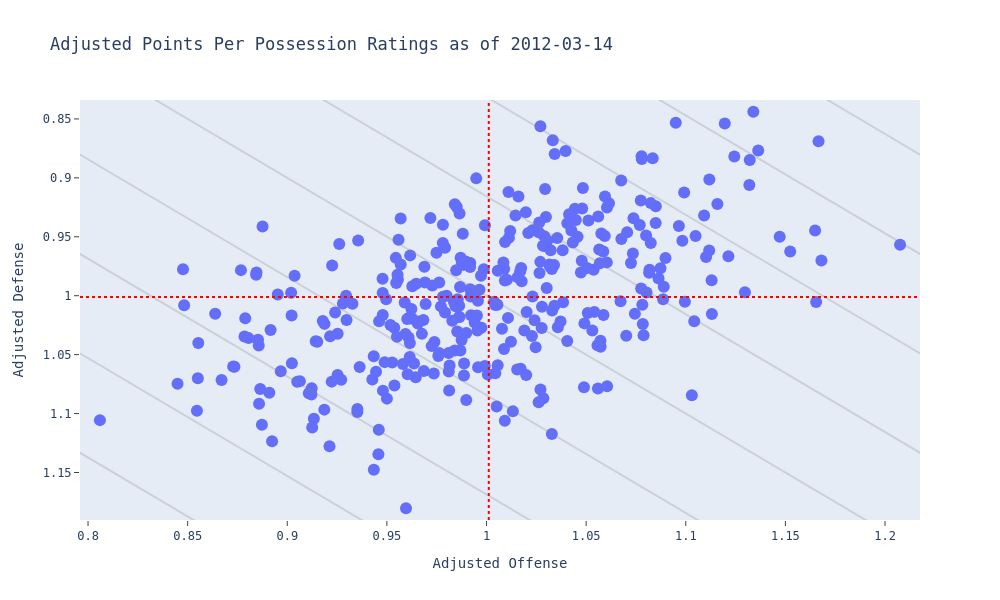

Notebook code cell kept with this figure:
### Code cell
import plotly.express as px

fig = px.scatter(
    df_ppp_all,
    x='Adjusted Offense',
    y='Adjusted Defense',
    hover_data='Team',
    title=f'Adjusted Points Per Possession Ratings as of {df["Date"].max().strftime("%Y-%m-%d")}',
    width=1_000, height=600,
)

fig.update_layout(
    font_family='monospace',
    hovermode='closest',
    yaxis=dict(
        showgrid=False,
        ticks='outside',
    ),
    xaxis=dict(
        showgrid=False,
        ticks='outside',
    ),
    xaxis_range=(df_ppp_all['Adjusted Offense'].min()-0.01, df_ppp_all['Adjusted Offense'].max()+0.01),
    yaxis_range=(df_ppp_all['Adjusted Defense'].max()+0.01, df_ppp_all['Adjusted Defense'].min()-0.01),
)

fig.update_traces(marker=dict(size=12))

fig.add_vline(
    x=df_ppp_all['Adjusted Offense'].mean(),
    line=dict(color="red", width=2, dash="dot")
)

fig.add_hline(
    y=df_ppp_all['Adjusted Defense'].mean(),
    line=dict(color="red", width=2, dash="dot")
)

# sloped gridlines
minimum = min(df_ppp_all['Adjusted Offense'].min(), df_ppp_all['Adjusted Defense'].min())-0.01
maximum = max(df_ppp_all['Adjusted Offense'].max(), df_ppp_all['Adjusted Defense'].max())+0.01

for offset in np.linspace(0, maximum-minimum, 6):
    fig.add_scatter(
        x=(minimum+offset, maximum+offset),
        y=(minimum, maximum),
        mode='lines',
        line_color='grey',
        opacity=0.25,
        showlegend=False,
        hoverinfo='skip'
    )

    if offset:
        fig.add_scatter(
            x=(minimum-offset, maximum-offset),
            y=(minimum, maximum),
            mode='lines',
            line_color='grey',
            opacity=0.25,
            showlegend=False,
            hoverinfo='skip'
        )

fig.show()

### Figure 1 — Plotly figure (JSON) as saved in the notebook; plotly's stock layout.template omitted (floating-point values rounded to 4 significant figures; data arrays with more than 128 entries replaced by an {"elided": "..."} marker saying what was removed)
{"data": [{"customdata": {"elided": "344x1 str values"}, "hovertemplate": "Adjusted Offense=%{x}<br>Adjusted Defense=%{y}<br>Team=%{customdata[0]}<extra></extra>", "legendgroup": "", "marker": {"color": "#636efa", "size": 12, "symbol": "circle"}, "mode": "markers", "name": "", "orientation": "v", "showlegend": false, "type": "scatter", "x": {"elided": "344 float values"}, "xaxis": "x", "y": {"elided": "344 float values"}, "yaxis": "y"}, {"hoverinfo": "skip", "line": {"color": "grey"}, "mode": "lines", "opacity": 0.25, "showlegend": false, "type": "scatter", "x": [0.796, 1.218], "y": [0.796, 1.218]}, {"hoverinfo": "skip", "line": {"color": "grey"}, "mode": "lines", "opacity": 0.25, "showlegend": false, "type": "scatter", "x": [0.8803, 1.302], "y": [0.796, 1.218]}, {"hoverinfo": "skip", "line": {"color": "grey"}, "mode": "lines", "opacity": 0.25, "showlegend": false, "type": "scatter", "x": [0.7116, 1.133], "y": [0.796, 1.218]}, {"hoverinfo": "skip", "line": {"color": "grey"}, "mode": "lines", "opacity": 0.25, "showlegend": false, "type": "scatter", "x": [0.9646, 1.386], "y": [0.796, 1.218]}, {"hoverinfo": "skip", "line": {"color": "grey"}, "mode": "lines", "opacity": 0.25, "showlegend": false, "type": "scatter", "x": [0.6273, 1.049], "y": [0.796, 1.218]}, {"hoverinfo": "skip", "line": {"color": "grey"}, "mode": "lines", "opacity": 0.25, "showlegend": false, "type": "scatter", "x": [1.049, 1.471], "y": [0.796, 1.218]}, {"hoverinfo": "skip", "line": {"color": "grey"}, "mode": "lines", "opacity": 0.25, "showlegend": false, "type": "scatter", "x": [0.543, 0.9646], "y": [0.796, 1.218]}, {"hoverinfo": "skip", "line": {"color": "grey"}, "mode": "lines", "opacity": 0.25, "showlegend": false, "type": "scatter", "x": [1.133, 1.555], "y": [0.796, 1.218]}, {"hoverinfo": "skip", "line": {"color": "grey"}, "mode": "lines", "opacity": 0.25, "showlegend": false, "type": "scatter", "x": [0.4587, 0.8803], "y": [0.796, 1.218]}, {"hoverinfo": "skip", "line": {"color": "grey"}, "mode": "lines", "opacity": 0.25, "showlegend": false, "type": "scatter", "x": [1.218, 1.639], "y": [0.796, 1.218]}, {"hoverinfo": "skip", "line": {"color": "grey"}, "mode": "lines", "opacity": 0.25, "showlegend": false, "type": "scatter", "x": [0.3744, 0.796], "y": [0.796, 1.218]}], "layout": {"font": {"family": "monospace"}, "height": 600, "hovermode": "closest", "legend": {"tracegroupgap": 0}, "shapes": [{"line": {"color": "red", "dash": "dot", "width": 2}, "type": "line", "x0": 1.001, "x1": 1.001, "xref": "x", "y0": 0, "y1": 1, "yref": "y domain"}, {"line": {"color": "red", "dash": "dot", "width": 2}, "type": "line", "x0": 0, "x1": 1, "xref": "x domain", "y0": 1.001, "y1": 1.001, "yref": "y"}], "title": {"text": "Adjusted Points Per Possession Ratings as of 2012-03-14"}, "width": 1000, "xaxis": {"anchor": "y", "domain": [0, 1], "range": [0.796, 1.218], "showgrid": false, "ticks": "outside", "title": {"text": "Adjusted Offense"}}, "yaxis": {"anchor": "x", "domain": [0, 1], "range": [1.19, 0.8339], "showgrid": false, "ticks": "outside", "title": {"text": "Adjusted Defense"}}}}
